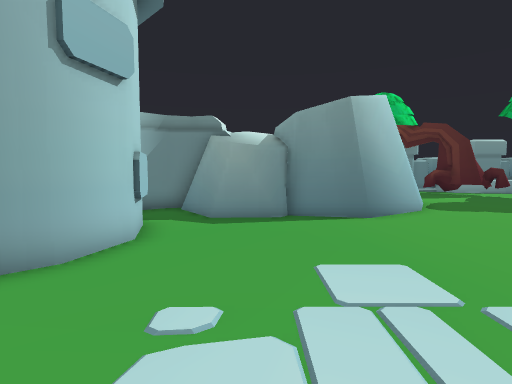
view 1 (above)

24 first-person views from a walk through a 3-D level made in the Unity game engine. The camera is 1.5 m above the floor, tilts 4° down and sees 80° across. The floor is counted in squares, 1 m on a side. Each view is taken from the middle of a square. On the plan, view 1 faces up. The plan holds only what a view shows up to about 15 squares ahead; the rest is blank. The place goes on beyond the plan. Some surface patterns are stand-ins.

view 2
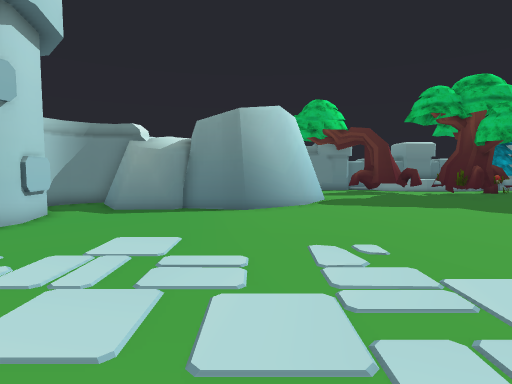

view 3
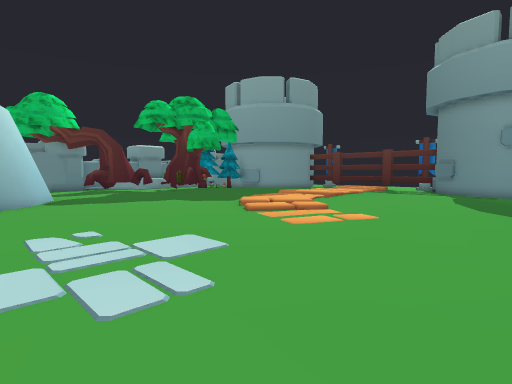

view 4
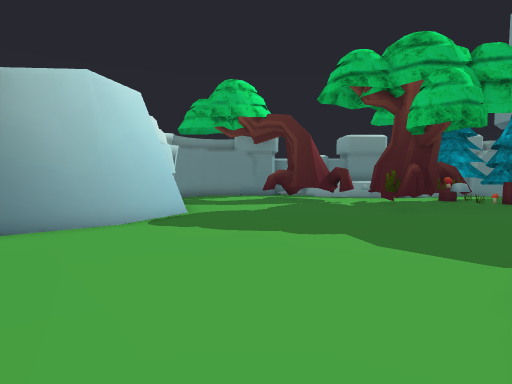

view 5
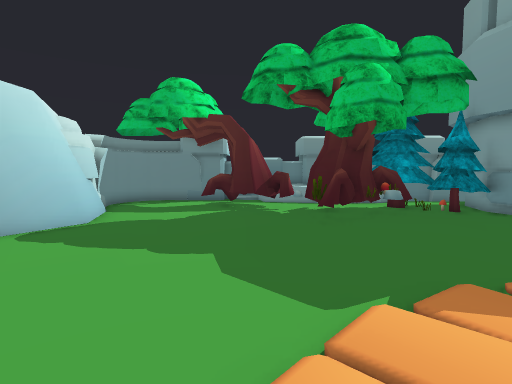

view 6
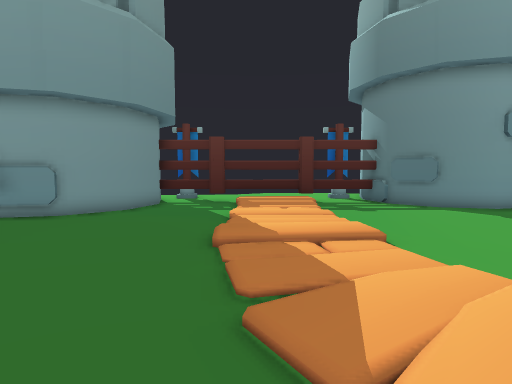

view 7
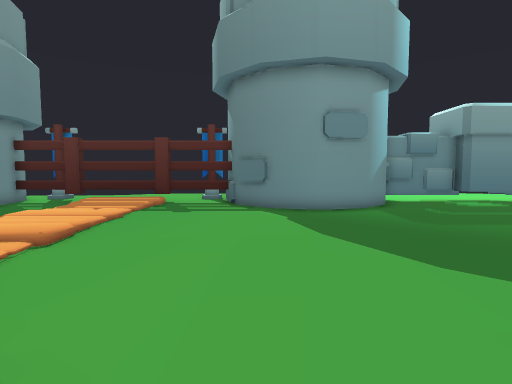

view 8
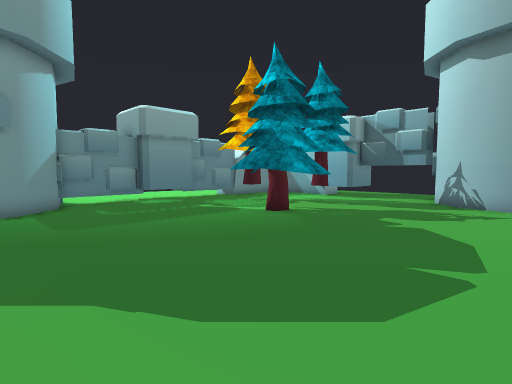

view 9
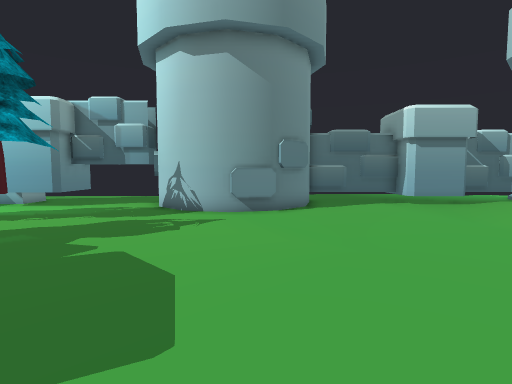

view 10
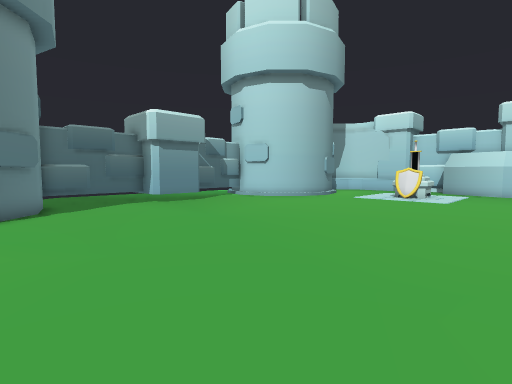

view 11
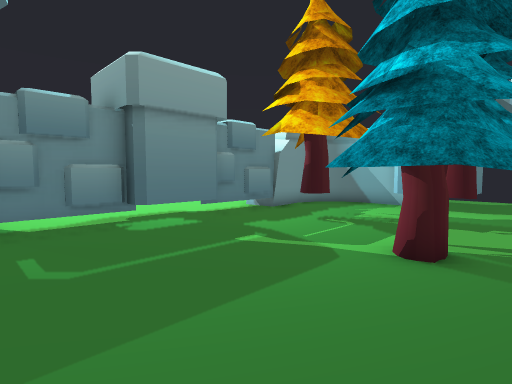

view 12
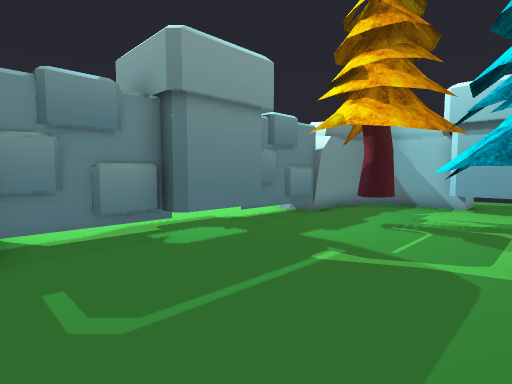

view 13
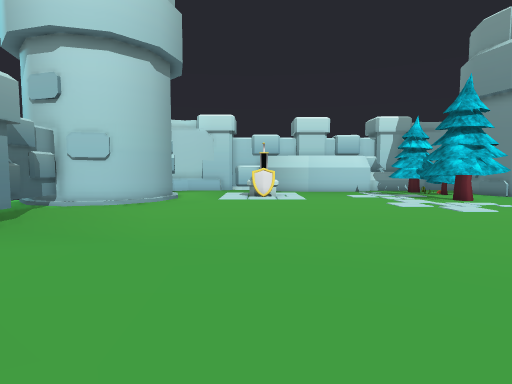

view 14
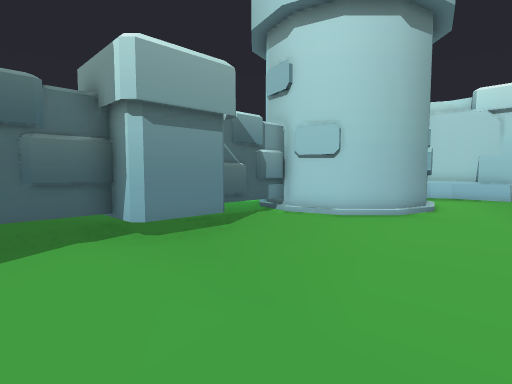

view 15
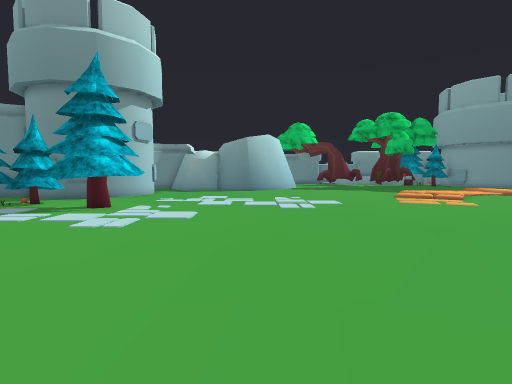

view 16
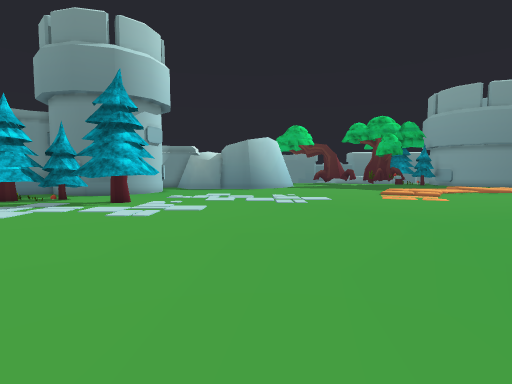

view 17
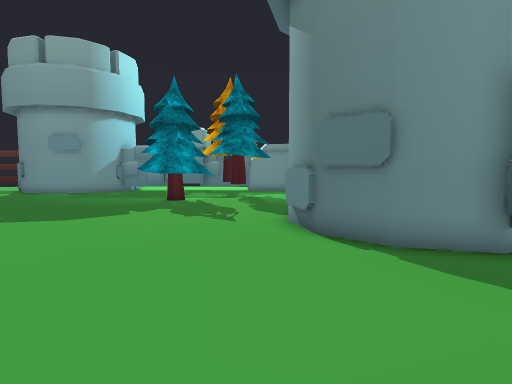

view 18
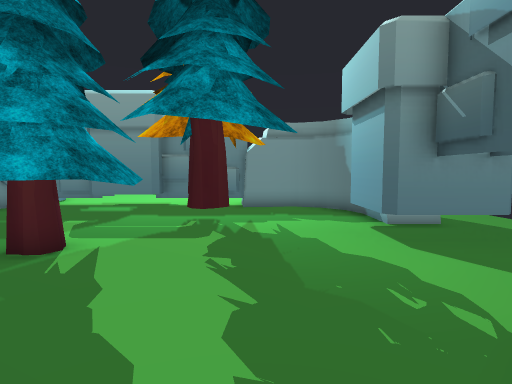

view 19
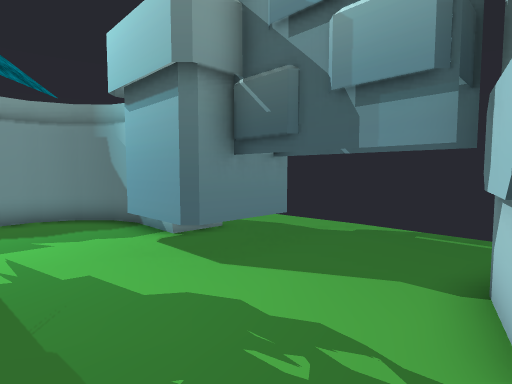

view 20
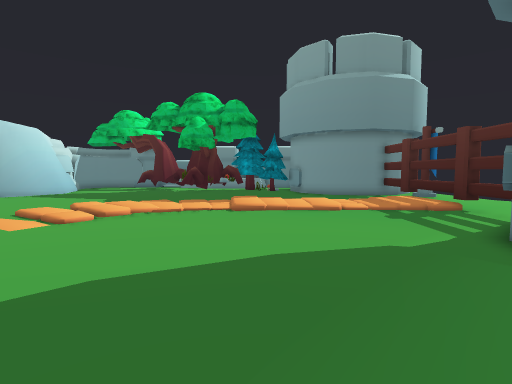

view 21
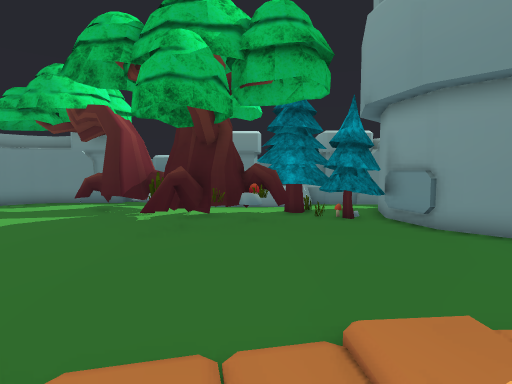

view 22
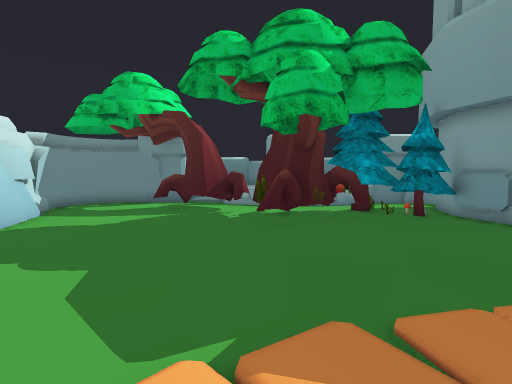

view 23
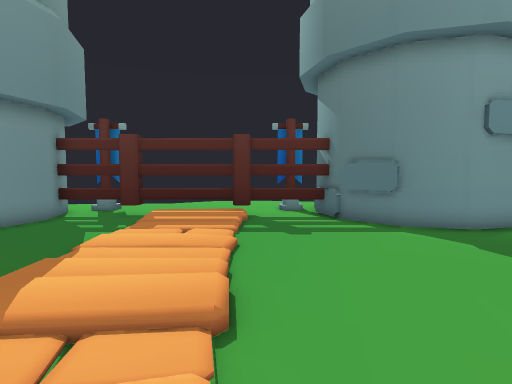

view 24
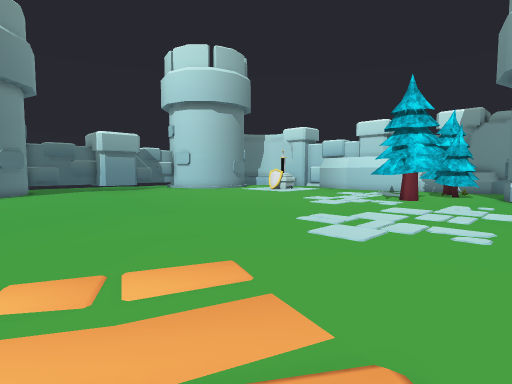

### Floor plan
Key: @ floor where view 1 was taken; # wall or solid block; . main floor; : floor 0.25 m higher than the main floor; / step, stairs or slope; = window, fence, low wall or low ledge; ^ raised ledge; v drop or lower ground; T tower; R tree; H thing the floor can be seen under or through; F flag; O other object.
Columns run from 3 left of view 1 to 30 right of it. Each row starts with its distance up from view 1.
 20          #.....RR   ^^^
 19          #...RRR R.    R .#
 18          #.....RRRRR RRRR.T
 17          #........RRRRRRRR
 16          ##.......R##RRRRT#
 15          ##........RRR....T
 14          ##.......RR.......##
 13          ##.................#####
 12 ##      ##.....................=.F
 11 .##    ###.....................=.F
 10 ..######.......................#.
  9 ......................//////.//=
  8 T.................//:/         #
  7 #................// :/         #.
  6 #.............../    :         O.
  5 #............../ /::/..........#.
  4 .............../: //...........=.F
  3 .................//............H.F
  2 ..............................HH#
  1 RR...........................T#
  0 RRR@........................###
 -1 RRR.........................#
 -2 RR..........................#
 -3 ............................##
 -4 .............................##
 -5 ..............................##
 -6 ..............................OOT.
 -7 ..............................OO .
 -8 ..............................OO .
 -9 .......................RR.....## .
-10 ......................RRRR....#  .
-11 O.....................RRRR....#OO.
-12  .....................RRR ....OO .
-13 ........................R...#.O
-14 ........................#.R..ROO
-15 ...........................RR.##
-16 ##..............T##............#
-17  ##...........T#  ##..........##
-18   #T...###....##   ##...####..#
-19   ##...###....#     #T..#  ####
-20    TOOO  #OOOO#      ...#  #
-21                      ........
-22  TT.     ...         ........
-23   ..     ...         .....vvv

Positions as (right, up) in squares from view 1, and headings:
1: (0, 0), facing up
2: (4, -2), facing up
3: (4, -4), facing up-right
4: (10, 3), facing up
5: (13, 4), facing up
6: (13, 8), facing right
7: (13, 1), facing right
8: (13, -2), facing down-right
9: (13, -5), facing down
10: (13, -5), facing down-left
11: (19, -5), facing down-right
12: (21, -5), facing down-right
13: (13, -11), facing left
14: (9, -12), facing down-left
15: (4, -13), facing up
16: (4, -15), facing up
17: (5, -15), facing right
18: (15, -15), facing right
19: (17, -15), facing down-right
20: (20, -6), facing up
21: (18, 6), facing up
22: (15, 5), facing up
23: (16, 5), facing right
24: (14, 5), facing down-left
